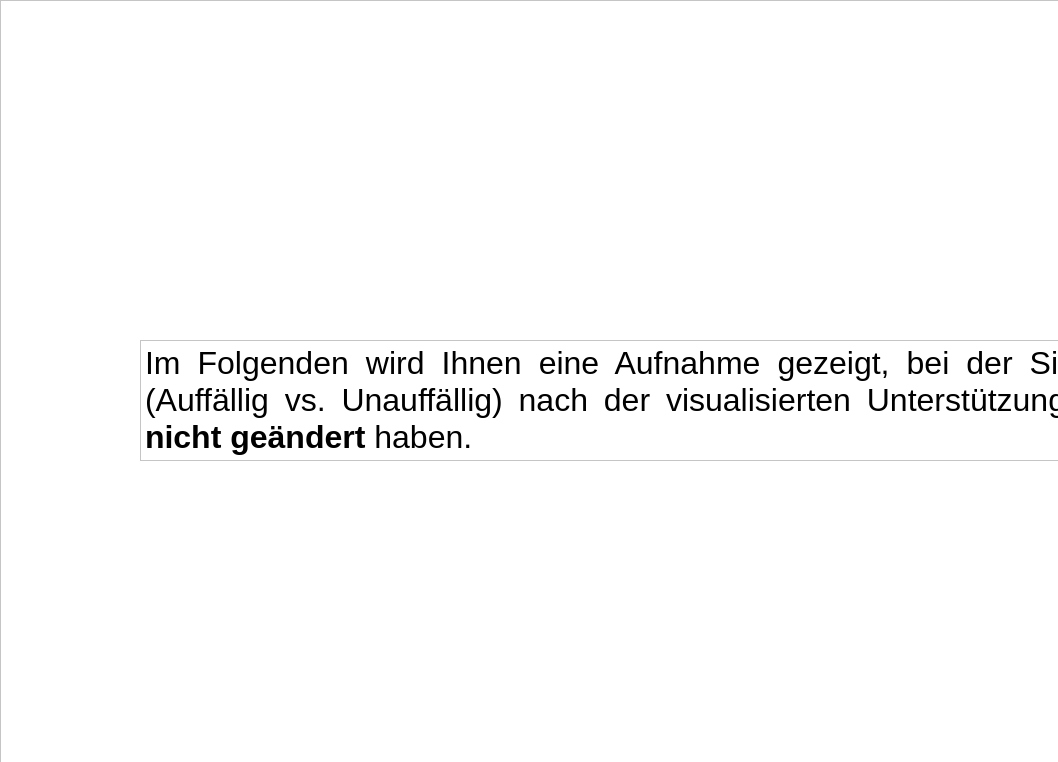
<?xml version="1.0" encoding="UTF-8"?>
<ui version="4.0">
 <class>Form</class>
 <widget class="QWidget" name="Form">
  <property name="geometry">
   <rect>
    <x>0</x>
    <y>0</y>
    <width>1058</width>
    <height>762</height>
   </rect>
  </property>
  <property name="windowTitle">
   <string>Form</string>
  </property>
  <widget class="QFrame" name="frame">
   <property name="geometry">
    <rect>
     <x>0</x>
     <y>0</y>
     <width>1511</width>
     <height>1041</height>
    </rect>
   </property>
   <property name="styleSheet">
    <string notr="true">background-color: white;</string>
   </property>
   <property name="frameShape">
    <enum>QFrame::StyledPanel</enum>
   </property>
   <property name="frameShadow">
    <enum>QFrame::Raised</enum>
   </property>
   <widget class="QPushButton" name="weiterBtn">
    <property name="geometry">
     <rect>
      <x>1130</x>
      <y>760</y>
      <width>231</width>
      <height>81</height>
     </rect>
    </property>
    <property name="autoFillBackground">
     <bool>false</bool>
    </property>
    <property name="styleSheet">
     <string notr="true">background-color: blue; font: bold 30px; color: white;</string>
    </property>
    <property name="text">
     <string>Weiter</string>
    </property>
    <property name="autoDefault">
     <bool>false</bool>
    </property>
    <property name="default">
     <bool>false</bool>
    </property>
    <property name="flat">
     <bool>false</bool>
    </property>
   </widget>
   <widget class="QTextBrowser" name="textBrowser">
    <property name="geometry">
     <rect>
      <x>140</x>
      <y>340</y>
      <width>1231</width>
      <height>121</height>
     </rect>
    </property>
    <property name="html">
     <string>&lt;!DOCTYPE HTML PUBLIC &quot;-//W3C//DTD HTML 4.0//EN&quot; &quot;http://www.w3.org/TR/REC-html40/strict.dtd&quot;&gt;
&lt;html&gt;&lt;head&gt;&lt;meta name=&quot;qrichtext&quot; content=&quot;1&quot; /&gt;&lt;style type=&quot;text/css&quot;&gt;
p, li { white-space: pre-wrap; }
&lt;/style&gt;&lt;/head&gt;&lt;body style=&quot; font-family:'.AppleSystemUIFont'; font-size:13pt; font-weight:400; font-style:normal;&quot;&gt;
&lt;p align=&quot;justify&quot; style=&quot; margin-top:0px; margin-bottom:0px; margin-left:0px; margin-right:0px; -qt-block-indent:0; text-indent:0px;&quot;&gt;&lt;span style=&quot; font-family:'Helvetica Neue'; font-size:24pt;&quot;&gt;Im Folgenden wird Ihnen eine Aufnahme gezeigt, bei der Sie Ihre Klassifikation (Auffällig vs. Unauffällig) nach der visualisierten Unterstützung durch das System &lt;/span&gt;&lt;span style=&quot; font-family:'Helvetica Neue'; font-size:24pt; font-weight:600;&quot;&gt;nicht&lt;/span&gt;&lt;span style=&quot; font-family:'Helvetica Neue'; font-size:24pt;&quot;&gt; &lt;/span&gt;&lt;span style=&quot; font-family:'Helvetica Neue'; font-size:24pt; font-weight:600;&quot;&gt;geändert&lt;/span&gt;&lt;span style=&quot; font-family:'Helvetica Neue'; font-size:24pt;&quot;&gt; haben. &lt;/span&gt;&lt;/p&gt;
&lt;p align=&quot;justify&quot; style=&quot; margin-top:0px; margin-bottom:0px; margin-left:0px; margin-right:0px; -qt-block-indent:0; text-indent:0px;&quot;&gt;&lt;span style=&quot; font-family:'Helvetica Neue'; font-size:24pt;&quot;&gt;Im Anschluss sollen Sie begründen, warum Sie an dieser Stelle Ihre Meinung geändert haben.&lt;/span&gt;&lt;/p&gt;&lt;/body&gt;&lt;/html&gt;</string>
    </property>
   </widget>
  </widget>
 </widget>
 <resources/>
 <connections/>
</ui>
